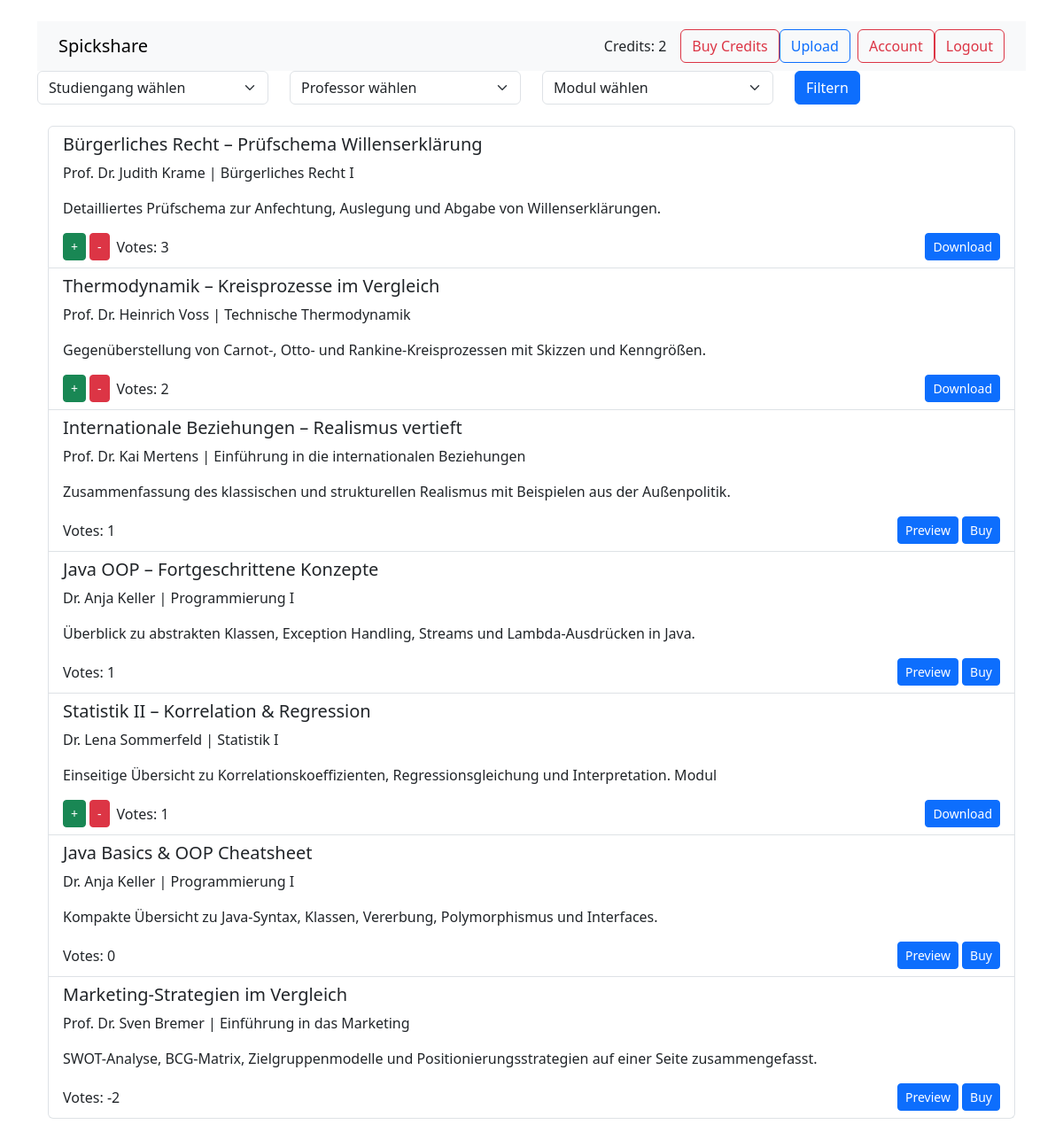
The app's page /index/ (signed in) with its own data.
### models.py (models this page shows)
class User(db.Model, UserMixin):
    id = db.Column(db.Integer, primary_key=True)
    email = db.Column(db.String, unique=True, nullable=False)
    username = db.Column(db.String, unique=True, nullable=False)
    pw = db.Column(db.String, nullable=False)
    credits = db.Column(db.Integer, default=0, nullable=False)
    userart = db.Column(db.String, default="not verified", nullable=False)

class Cheatsheet(db.Model):
    id = db.Column(db.Integer, primary_key=True)
    title = db.Column(db.String, nullable=False)
    description = db.Column(db.String, nullable=False)
    courseOfStudy = db.Column(db.String, nullable=False)
    creditcost = db.Column(db.Integer, default=1, nullable=True)
    pdf_datei = db.Column(db.LargeBinary, nullable=False)
    module = db.Column(db.String, nullable=False)
    professor = db.Column(db.String, nullable=False)
    user_id = db.Column(db.Integer, db.ForeignKey('user.id'), nullable=True)
    votes = db.Column(db.Integer, default=0, nullable=False)
    created_at = db.Column(db.DateTime, default=func.now())

### app.py (the view)
@app.route("/index/")
def index():
    study_filter = request.args.get('study')
    prof_filter = request.args.get('prof')
    module_filter = request.args.get('module')
    query = Cheatsheet.query
    if study_filter:
        query = query.filter_by(courseOfStudy=study_filter)
    if prof_filter:
        query = query.filter_by(professor=prof_filter)
    if module_filter:
        query = query.filter_by(module=module_filter)
    cheatsheets = query.order_by(Cheatsheet.votes.desc()).all()  # https://www.youtube.com/watch?v=0_AoM58PSlA
    all_studies = [r[0] for r in db.session.query(Cheatsheet.courseOfStudy).distinct()]  # r[0] ist erster Wert aus jedem Tupel, for r in... Query, die unterschiedliche Studiengänge liefert
    all_profs = [r[0] for r in db.session.query(Cheatsheet.professor).distinct()]
    all_modules = [r[0] for r in db.session.query(Cheatsheet.module).distinct()]
    return render_template("index.html", cheatsheets=cheatsheets, user=current_user,
                           all_studies=all_studies, all_profs=all_profs, all_modules=all_modules, request=request)  # https://youtu.be/dam0GPOAvVI?t=7011

### app.py (called while the page is built)
@login_manager.user_loader
def load_user(user_id):
    return User.query.get(int(user_id))

def check_user_access(cheatsheet_id):
    if not current_user.is_authenticated:  # Prüfen ob eingeloggt
        return False
    access = UserCheatsheetAccess.query.filter_by(
        user_id=current_user.id,
        cheatsheet_id=cheatsheet_id
    ).first()
    return access is not None

@app.context_processor  # Kontextprozessor um Funktionen im Template verfügbar zu machen https://flask.palletsprojects.com/en/2.3.x/api/#flask.Flask.context_processor
def inject_functions():
    return dict(has_access=check_user_access)

### templates/index.html (shortened to what this page needs)
{% extends "base.html" %}
{% block content %}
  <nav class="navbar navbar-expand-lg navbar-light bg-light px-4">
    <a class="navbar-brand" href="#">Spickshare</a>
    <div class="d-flex ms-auto align-items-center">
      {% if user.is_authenticated %}
        <span class="me-3">Credits: {{ user.credits }}</span>
        <a href="{{ url_for('buy_credits') }}" class="btn btn-outline-danger">Buy Credits</a>
        <form action="{{ url_for('upload') }}" class="me-2">
          <button type="submit" class="btn btn-outline-primary">Upload</button>
        </form>
        <a href="{{ url_for('account') }}" class="btn btn-outline-danger">Account</a>
        <a href="{{ url_for('logout') }}" class="btn btn-outline-danger">Logout</a>
      {% else %}
        <a href="{{ url_for('login') }}" class="btn btn-outline-success me-2">Login</a>
        <a href="{{ url_for('register') }}" class="btn btn-outline-primary">Register</a>
      {% endif %}
    </div>
  </nav>
<form method="get" action="{{ url_for('index') }}" class="mb-4">
  <div class="row">
    <div class="col">
      <select name="study" class="form-select">
        <option value="">Studiengang wählen</option>
      </select>
    </div>
    <div class="col">
      <select name="prof" class="form-select">
        <option value="">Professor wählen</option>
      </select>
    </div>
    <div class="col">
      <select name="module" class="form-select">
        <option value="">Modul wählen</option>
      </select>
    </div>
    <div class="col">
      <button type="submit" class="btn btn-primary">Filtern</button>
    </div>
  </div>
</form>
  <div class="container my-4">
    <ul class="list-group">
      {% for cheatsheet in cheatsheets %}
        <li class="list-group-item">
          <h5>{{ cheatsheet.title }}</h5>
          <p>{{ cheatsheet.professor }} | {{ cheatsheet.module }}</p>
          <p>{{ cheatsheet.description }}</p>
          <div class="d-flex justify-content-between">
            <form action="{{ url_for('vote') }}" method="POST" class="d-flex align-items-center">
              {% if user.is_authenticated and has_access(cheatsheet.id) %}
                <button type="submit" name="Voteinput" value="+" class="btn btn-success btn-sm me-1">+</button>
                <button type="submit" name="Voteinput" value="-" class="btn btn-danger btn-sm me-2">-</button>
              {% endif %}
              <span>Votes: {{ cheatsheet.votes }}</span>
            </form>
            <div>
              {% if not user.is_authenticated%}
                <a href="{{ url_for('preview', cheatsheet_id=cheatsheet.id) }}" class="btn btn-primary btn-sm">Preview</a>
              {% elif user.is_authenticated and not has_access(cheatsheet.id) %}
                <a href="{{ url_for('preview', cheatsheet_id=cheatsheet.id) }}" class="btn btn-primary btn-sm">Preview</a>
                <form action="{{ url_for('buy_cheatsheet') }}" method="POST" style="display:inline;">
                  <button type="submit" class="btn btn-primary btn-sm">Buy</button>
                </form>
              {% elif user.is_authenticated and has_access(cheatsheet.id) %}
                <a href="{{ url_for('download', cheatsheet_id=cheatsheet.id) }}" class="btn btn-primary btn-sm">Download</a>
              {% endif %}
            </div>
          </div>
        </li>
      {% endfor %}
    </ul>
  </div>
{% endblock %}

### records on screen
User: credits "2"
Cheatsheet: title "Bürgerliches Recht – Prüfschema Willenserklärung", professor "Prof. Dr. Judith Krame", module "Bürgerliches Recht I", description "Detailliertes Prüfschema zur Anfechtung, Auslegung und Abgabe von Willenserklärungen.", votes "3"
Cheatsheet: title "Thermodynamik – Kreisprozesse im Vergleich", professor "Prof. Dr. Heinrich Voss", module "Technische Thermodynamik", description "Gegenüberstellung von Carnot-, Otto- und Rankine-Kreisprozessen mit Skizzen und Kenngrößen.", votes "2"
Cheatsheet: title "Internationale Beziehungen – Realismus vertieft", professor "Prof. Dr. Kai Mertens", module "Einführung in die internationalen Beziehungen", description "Zusammenfassung des klassischen und strukturellen Realismus mit Beispielen aus der Außenpolitik.", votes "1"
Cheatsheet: title "Java OOP – Fortgeschrittene Konzepte", professor "Dr. Anja Keller", module "Programmierung I", description "Überblick zu abstrakten Klassen, Exception Handling, Streams und Lambda-Ausdrücken in Java.", votes "1"
Cheatsheet: title "Statistik II – Korrelation & Regression", professor "Dr. Lena Sommerfeld", module "Statistik I", description "Einseitige Übersicht zu Korrelationskoeffizienten, Regressionsgleichung und Interpretation. Modul", votes "1"
Cheatsheet: title "Java Basics & OOP Cheatsheet", professor "Dr. Anja Keller", module "Programmierung I", description "Kompakte Übersicht zu Java-Syntax, Klassen, Vererbung, Polymorphismus und Interfaces.", votes "0"
Cheatsheet: title "Marketing-Strategien im Vergleich", professor "Prof. Dr. Sven Bremer", module "Einführung in das Marketing", description "SWOT-Analyse, BCG-Matrix, Zielgruppenmodelle und Positionierungsstrategien auf einer Seite zusammengefasst.", votes "-2"
